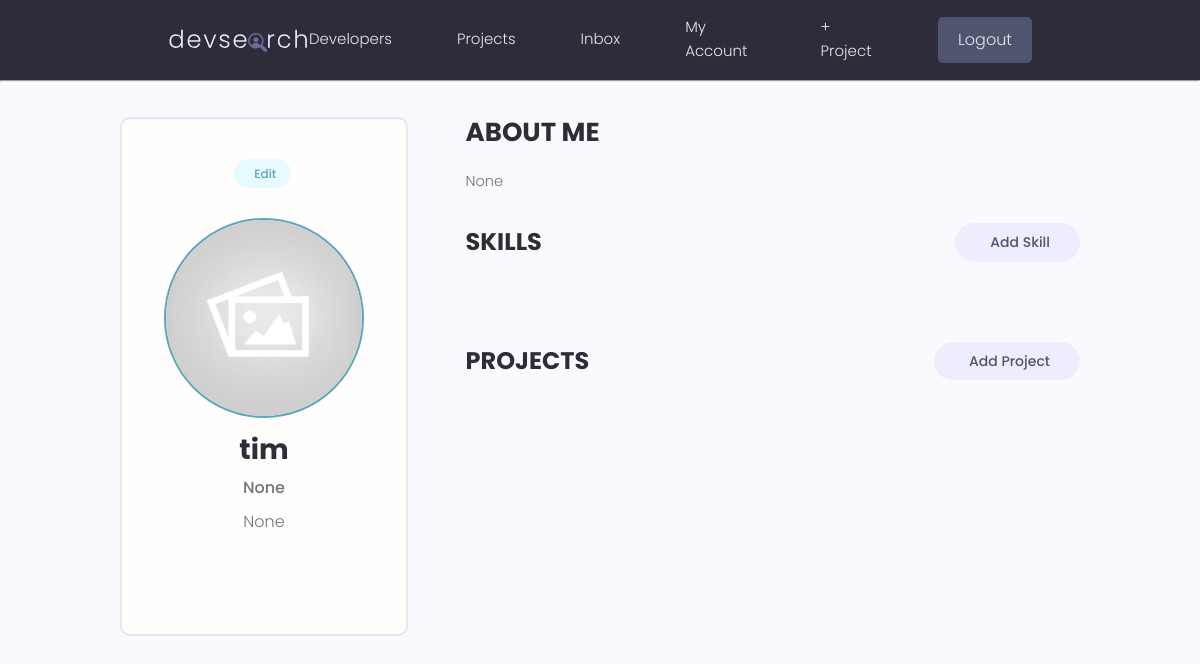
/account/ (signed in), run on the app's committed database.
### users/models.py (models this page shows, shortened)
class Profile(models.Model):
    user=models.OneToOneField(User, on_delete=models.CASCADE, null=True, blank=True)
    name=models.CharField(max_length=200, blank=True, null=True)
    username=models.CharField(max_length=200, blank=True, null=True)
    location=models.CharField(max_length=200, blank=True, null=True)
    email=models.EmailField(max_length=500,blank=True, null=True)
    short_intro= models.CharField(max_length=200, blank=True, null=True)
    bio=  models.TextField(blank=True, null=True)
    profile_image= models.ImageField(null=True, blank=True,upload_to='profiles/', default='profiles/default.jpg')
    social_github =models.CharField(max_length=200,blank=True,null=True)
    social_linkedin =models.CharField(max_length=200,blank=True,null=True)
    social_youtube =models.CharField(max_length=200,blank=True,null=True)
    social_website =models.CharField(max_length=200,blank=True,null=True)
    created=models.DateTimeField(auto_now_add=True)
    id= models.UUIDField(default=uuid.uuid4 , unique=True, primary_key=True, editable=False)
    class Meta:
        ordering = ['created']
    @property
    def imageURLs(self):
        try:
            img=self.profile_image.url
        except:
            img=''
        return img

### users/views.py (the view)
# urls.py: path('account/',views.userAccount, name="account"),
@login_required(login_url='login')
def userAccount(request):
    profile=request.user.profile
    projects= profile.project_set.all()
    skills=profile.skills_set.all()
    context={'profile':profile, 'skills':skills, 'projects':projects}
    return render(request,'users/account.html',context)

### users/templates/users/account.html (shortened to what this page needs)
{% extends 'main.html'%}
{% load static %}
{% block content %}
<main class="settingsPage profile my-md">
    <div class="container">
      <div class="layout">
        <div class="column column--1of3">
          <div class="card text-center">
            <div class="card__body dev">
              <a class="tag tag--pill tag--main settings__btn" href="{% url 'edit-account'%}"> Edit</a>
              <img class="avatar avatar--xl dev__avatar" src="{{profile.imageURLs}}" />
              <h2 class="dev__name">{{profile.name}}</h2>
              <p class="dev__title">{{profile.short_intro}}</p>
              <p class="dev__location">{{profile.location}}</p>
            </div>
          </div>
        </div>
        <div class="column column--2of3">
          <div class="devInfo">
            <h3 class="devInfo__title">About Me</h3>
            <p class="devInfo__about">
              {{profile.bio}}
            </p>
          </div>
          <div class="settings">
            <h3 class="settings__title">Skills</h3>
            <a class="tag tag--pill tag--sub settings__btn tag--lg" href="{% url 'create-skill' %}"> Add Skill</a>
          </div>
          <div class="settings">
            <h3 class="settings__title">Projects</h3>
            <a class="tag tag--pill tag--sub settings__btn tag--lg" href="{% url 'create-project' %}"> Add Project</a>
          </div>
        </div>
      </div>
    </div>
  </main>
  {% endblock content %}

### static/styles/app.css (style rules this page uses)
:root { --color-sub: #2d2d39; }
.card { border: 2px solid var(--color-light); }
img { width: 100%; }
.profile .card > .dev { padding: 4rem; }
.dev__avatar { display: block; margin: auto; }
.dev__name { color: var(--color-sub); font-size: 2.8rem; font-weight: 700; margin-top: 1rem; margin-bottom: 0.5rem; }
.dev__title { font-size: 1.6rem; font-weight: 500; line-height: 1.3; }
.dev__location { margin-top: 1rem; }
.devInfo { margin-bottom: 3rem; }
.devInfo__title, .devInfo__subtitle { font-size: 2.6rem; color: var(--color-sub); text-transform: uppercase; font-weight: 700; margin-bottom: 1.5rem; }
.devInfo__about, .devSkill__info { font-size: 1.45rem; line-height: 1.7; text-align: justify; }
.settingsPage .dev > .settings__btn { display: inline-block; margin-bottom: 3rem; }
.settings { display: flex; justify-content: space-between; align-items: center; }
.settings__title { font-size: 2.4rem; text-transform: uppercase; font-weight: 700; color: var(--color-sub); }

### static/uikit/styles/modules/_variables.css (style rules this page uses)
:root { --color-main: #5aa5b9; --color-main-light: #e6faff; --color-sub: #3f4156; --color-sub-light: #51546e; --color-sub-lighter: #ededfd; --color-text: #737373; --color-gray: #8b8b8b; --color-light: #e5e7eb; --color-light-gray: #767676; --color-bg: #f8fafd; --color-white: #fffefd; --color-white-light: #f3f3f3; --color-success: #359e64; --color-success-bg: #def8e8; --color-error: #fc4b0b; --color-error-bg: #fff2ee; --font-base: 'Poppins', arial, helvetica, 'Segoe UI', roboto, ubuntu, sans-serif; --font-monospace: 'Fira Code', 'Courier New', courier, monospace; --font-regular: 300; --font-medium: 500; --font-bold: 700; --generic-shadow: 1px 1px 5px #00000010; --generic-transition: all 0.3s ease-in-out; }

### static/uikit/styles/modules/_base.css (style rules this page uses)
* { margin: 0; padding: 0; box-sizing: border-box; text-rendering: optimizeLegibility; color: inherit; font-size: inherit; }
html { font-size: 50%; }
@media only screen and (min-width: 480px) { html { font-size: 56.25%; } }
@media only screen and (min-width: 1200px) { html { font-size: 62.5%; } }
body { line-height: 1.6; font-weight: 400; font-size: 1.5rem; color: var(--color-text); background-color: var(--color-bg); min-height: 100vh; }

### static/uikit/styles/modules/_typography.css (style rules this page uses)
* { font-family: var(--font-base); }
h2 { font-size: 3.6rem; font-weight: var(--font-bold); }
h3 { font-size: 3.2rem; font-weight: var(--font-medium); }
p, span, strong { font-size: 1.6rem; color: var(--color-text); font-weight: var(--font-regular); }
a { padding-bottom: 2px; text-decoration: none; display: inline-block; color: var(--color-main); font-weight: var(--font-medium); }

### static/uikit/styles/modules/_utilities.css (style rules this page uses)
.container { width: 92%; max-width: 165rem; margin: 0 auto; box-sizing: border-box; }
@media screen and (min-width: 1000px) { .container { width: 90%; } }
@media screen and (min-width: 1200px) { .container { width: 80%; } }
.text-center { text-align: center; }
.my-md { margin: 3rem auto; }

### static/uikit/styles/modules/_avatar.css (style rules this page uses)
.avatar { border-radius: 50%; border: 2px solid var(--color-main); object-fit: cover; }
.avatar--xl { height: 20rem; width: 20rem; }

### static/uikit/styles/modules/_card.css (style rules this page uses)
.card { border-radius: 1rem; background-color: var(--color-white); border: 1.5px solid var(--color-light); width: auto; height: auto; margin-top: 0.5rem; margin-bottom: 0.5rem; overflow: hidden; }
.card__body, .card__header { padding: 2rem 2.5rem; }

### static/uikit/styles/modules/_tag.css (style rules this page uses)
.tag { display: inline-flex; align-items: center; background-color: var(--color-sub); height: -webkit-fit-content; height: -moz-fit-content; height: fit-content; width: -webkit-fit-content; width: -moz-fit-content; width: fit-content; border-radius: 0.5rem; padding: 0.5rem 1.5rem; font-size: 1.2rem; cursor: pointer; }
.tag:not(:last-child) { margin-right: 0.25rem; margin-bottom: 0.75rem; }
.tag--pill { border-radius: 5rem; }
.tag--main, .tag--main > small { background: var(--color-main-light); color: var(--color-main); font-weight: 500; }
.tag--sub, .tag--sub > small { background: var(--color-sub-lighter); color: var(--color-sub-light); font-weight: 500; }
.tag--lg { padding: 0.8rem 3rem; font-size: 1.4rem; }

### static/uikit/styles/modules/_layout.css (style rules this page uses)
.layout { display: flex; flex-flow: row wrap; justify-content: space-between; }
.layout > .column { margin-bottom: 3rem; }
.layout > .column.column--1of3 { flex-basis: 30%; }
.layout > .column.column--2of3 { flex-basis: 64%; }

### data on the page
Profile: imageURLs (placeholder picture), name "tim", short_intro "None", location "None", bio "None"
